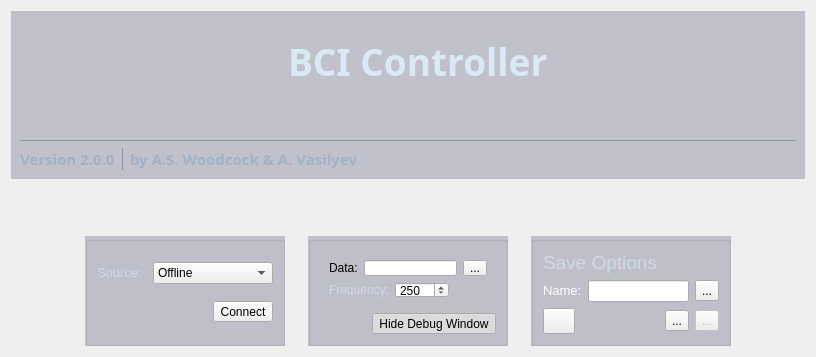
      <widget class="QWidget" name="tab_home">
       <property name="styleSheet">
        <string notr="true">QWidget#tab_home{
background-image: url(:/images/images/background-dark.png);
}</string>
       </property>
       <attribute name="title">
        <string>Home</string>
       </attribute>
       <layout class="QVBoxLayout" name="verticalLayout_3" stretch="2,12,1,1">
        <item>
         <widget class="QWidget" name="widget_top" native="true">
          <property name="styleSheet">
           <string notr="true">QWidget#widget_top{
background-color: rgba(150,150,170, 130);
}</string>
          </property>
          <layout class="QVBoxLayout" name="verticalLayout_2">
           <item>
            <layout class="QHBoxLayout" name="horizontalLayout">
             <property name="spacing">
              <number>30</number>
             </property>
             <item>
              <widget class="QToolButton" name="btn_uoa">
               <property name="text">
                <string/>
               </property>
               <property name="icon">
                <iconset resource="resources.qrc">
                 <normaloff>:/images/images/UoA_Logo.png</normaloff>:/images/images/UoA_Logo.png</iconset>
               </property>
               <property name="iconSize">
                <size>
                 <width>230</width>
                 <height>106</height>
                </size>
               </property>
               <property name="autoRaise">
                <bool>true</bool>
               </property>
               <property name="arrowType">
                <enum>Qt::NoArrow</enum>
               </property>
              </widget>
             </item>
             <item>
              <widget class="QLabel" name="label_2">
               <property name="maximumSize">
                <size>
                 <width>16777215</width>
                 <height>80</height>
                </size>
               </property>
               <property name="font">
                <font>
                 <family>Cooper Std Black</family>
                 <weight>75</weight>
                 <bold>true</bold>
                </font>
               </property>
               <property name="text">
                <string>&lt;html&gt;&lt;head/&gt;&lt;body&gt;&lt;p&gt;&lt;span style=&quot; font-size:28pt; color:#d9e9f5;&quot;&gt;BCI Controller&lt;/span&gt;&lt;/p&gt;&lt;/body&gt;&lt;/html&gt;</string>
               </property>
               <property name="alignment">
                <set>Qt::AlignLeading|Qt::AlignLeft|Qt::AlignTop</set>
               </property>
              </widget>
             </item>
             <item>
              <spacer name="horizontalSpacer">
               <property name="orientation">
                <enum>Qt::Horizontal</enum>
               </property>
               <property name="sizeHint" stdset="0">
                <size>
                 <width>40</width>
                 <height>20</height>
                </size>
               </property>
              </spacer>
             </item>
            </layout>
           </item>
           <item>
            <widget class="Line" name="line">
             <property name="styleSheet">
              <string notr="true">QFrame#line
{
color: rgb(139, 149, 157)
}</string>
             </property>
             <property name="frameShadow">
              <enum>QFrame::Plain</enum>
             </property>
             <property name="orientation">
              <enum>Qt::Horizontal</enum>
             </property>
            </widget>
           </item>
           <item>
            <layout class="QHBoxLayout" name="horizontalLayout_2">
             <item>
              <widget class="QLabel" name="label_3">
               <property name="font">
                <font>
                 <family>Segoe UI Black</family>
                 <weight>75</weight>
                 <bold>true</bold>
                </font>
               </property>
               <property name="text">
                <string>&lt;html&gt;&lt;head/&gt;&lt;body&gt;&lt;p&gt;&lt;span style=&quot; font-size:11pt; color:#a2b1c3;&quot;&gt;Version 2.0.0&lt;/span&gt;&lt;/p&gt;&lt;/body&gt;&lt;/html&gt;</string>
               </property>
              </widget>
             </item>
             <item>
              <widget class="Line" name="line_2">
               <property name="styleSheet">
                <string notr="true">QFrame#line_2
{
color: rgb(139, 149, 157)
}</string>
               </property>
               <property name="frameShadow">
                <enum>QFrame::Plain</enum>
               </property>
               <property name="orientation">
                <enum>Qt::Vertical</enum>
               </property>
              </widget>
             </item>
             <item>
              <widget class="QLabel" name="label_4">
               <property name="font">
                <font>
                 <family>Segoe UI Black</family>
                 <weight>75</weight>
                 <bold>true</bold>
                </font>
               </property>
               <property name="text">
                <string>&lt;html&gt;&lt;head/&gt;&lt;body&gt;&lt;p&gt;&lt;span style=&quot; font-size:11pt; color:#a2b1c3;&quot;&gt;by A.S. Woodcock &amp;amp; A. Vasilyev&lt;/span&gt;&lt;/p&gt;&lt;/body&gt;&lt;/html&gt;</string>
               </property>
              </widget>
             </item>
             <item>
              <spacer name="horizontalSpacer_2">
               <property name="orientation">
                <enum>Qt::Horizontal</enum>
               </property>
               <property name="sizeHint" stdset="0">
                <size>
                 <width>40</width>
                 <height>20</height>
                </size>
               </property>
              </spacer>
             </item>
            </layout>
           </item>
          </layout>
         </widget>
        </item>
        <item>
         <widget class="QLabel" name="label_7">
          <property name="styleSheet">
           <string notr="true">image: url(:/images/images/Emotiv.png);</string>
          </property>
          <property name="text">
           <string/>
          </property>
         </widget>
        </item>
        <item>
         <spacer name="verticalSpacer">
          <property name="orientation">
           <enum>Qt::Vertical</enum>
          </property>
          <property name="sizeHint" stdset="0">
           <size>
            <width>20</width>
            <height>19</height>
           </size>
          </property>
         </spacer>
        </item>
        <item>
         <layout class="QHBoxLayout" name="horizontalLayout_3" stretch="9,1,2,1,2,1,9">
          <item>
           <spacer name="horizontalSpacer_4">
            <property name="orientation">
             <enum>Qt::Horizontal</enum>
            </property>
            <property name="sizeHint" stdset="0">
             <size>
              <width>40</width>
              <height>20</height>
             </size>
            </property>
           </spacer>
          </item>
          <item>
           <widget class="QGroupBox" name="groupBox">
            <property name="minimumSize">
             <size>
              <width>200</width>
              <height>110</height>
             </size>
            </property>
            <property name="styleSheet">
             <string notr="true">QWidget#groupBox{
background-color: rgba(150,150,170, 130);
}</string>
            </property>
            <property name="title">
             <string/>
            </property>
            <layout class="QVBoxLayout" name="verticalLayout_19">
             <item>
              <layout class="QHBoxLayout" name="horizontalLayout_18">
               <item>
                <widget class="QLabel" name="label_15">
                 <property name="maximumSize">
                  <size>
                   <width>50</width>
                   <height>16777215</height>
                  </size>
                 </property>
                 <property name="text">
                  <string>&lt;html&gt;&lt;head/&gt;&lt;body&gt;&lt;p&gt;&lt;span style=&quot; font-size:10pt; color:#ccdbe7;&quot;&gt;Source:&lt;/span&gt;&lt;/p&gt;&lt;/body&gt;&lt;/html&gt;</string>
                 </property>
                </widget>
               </item>
               <item>
                <widget class="QComboBox" name="box_source">
                 <item>
                  <property name="text">
                   <string>Offline</string>
                  </property>
                 </item>
                 <item>
                  <property name="text">
                   <string>OpenBCI</string>
                  </property>
                 </item>
                 <item>
                  <property name="text">
                   <string>Emotiv</string>
                  </property>
                 </item>
                </widget>
               </item>
              </layout>
             </item>
             <item>
              <layout class="QHBoxLayout" name="horizontalLayout_19">
               <item>
                <spacer name="horizontalSpacer_13">
                 <property name="orientation">
                  <enum>Qt::Horizontal</enum>
                 </property>
                 <property name="sizeHint" stdset="0">
                  <size>
                   <width>40</width>
                   <height>20</height>
                  </size>
                 </property>
                </spacer>
               </item>
               <item>
                <widget class="QToolButton" name="btn_connect">
                 <property name="text">
                  <string>Connect</string>
                 </property>
                 <property name="icon">
                  <iconset resource="resources.qrc">
                   <normaloff>:/icons/icons/arrow_green.jpg</normaloff>:/icons/icons/arrow_green.jpg</iconset>
                 </property>
                 <property name="iconSize">
                  <size>
                   <width>32</width>
                   <height>32</height>
                  </size>
                 </property>
                 <property name="checkable">
                  <bool>true</bool>
                 </property>
                 <property name="checked">
                  <bool>false</bool>
                 </property>
                 <property name="toolButtonStyle">
                  <enum>Qt::ToolButtonTextBesideIcon</enum>
                 </property>
                </widget>
               </item>
              </layout>
             </item>
            </layout>
           </widget>
          </item>
          <item>
           <spacer name="horizontalSpacer_5">
            <property name="orientation">
             <enum>Qt::Horizontal</enum>
            </property>
            <property name="sizeHint" stdset="0">
             <size>
              <width>40</width>
              <height>20</height>
             </size>
            </property>
           </spacer>
          </item>
          <item>
           <widget class="QGroupBox" name="groupBox_2">
            <property name="minimumSize">
             <size>
              <width>200</width>
              <height>110</height>
             </size>
            </property>
            <property name="styleSheet">
             <string notr="true">QWidget#groupBox_2{
background-color: rgba(150,150,170, 130);
}</string>
            </property>
            <property name="title">
             <string/>
            </property>
            <layout class="QVBoxLayout" name="verticalLayout_20">
             <item>
              <widget class="QWidget" name="widget_offline" native="true">
               <layout class="QVBoxLayout" name="verticalLayout_21">
                <item>
                 <layout class="QHBoxLayout" name="horizontalLayout_21">
                  <item>
                   <widget class="QLabel" name="label_17">
                    <property name="text">
                     <string>&lt;html&gt;&lt;head/&gt;&lt;body&gt;&lt;p&gt;&lt;span style=&quot; font-size:9pt; color:#ccdbe7;&quot;&gt;Data:&lt;/span&gt;&lt;/p&gt;&lt;/body&gt;&lt;/html&gt;</string>
                    </property>
                   </widget>
                  </item>
                  <item>
                   <widget class="QLineEdit" name="line_data_in"/>
                  </item>
                  <item>
                   <widget class="QToolButton" name="btn_data_in">
                    <property name="text">
                     <string>...</string>
                    </property>
                   </widget>
                  </item>
                 </layout>
                </item>
                <item>
                 <layout class="QHBoxLayout" name="horizontalLayout_17">
                  <item>
                   <widget class="QLabel" name="label_18">
                    <property name="text">
                     <string>&lt;html&gt;&lt;head/&gt;&lt;body&gt;&lt;p&gt;&lt;span style=&quot; color:#ccdbe7;&quot;&gt;Frequency:&lt;/span&gt;&lt;/p&gt;&lt;/body&gt;&lt;/html&gt;</string>
                    </property>
                   </widget>
                  </item>
                  <item>
                   <widget class="QSpinBox" name="box_freq">
                    <property name="minimum">
                     <number>1</number>
                    </property>
                    <property name="maximum">
                     <number>2048</number>
                    </property>
                    <property name="value">
                     <number>250</number>
                    </property>
                   </widget>
                  </item>
                  <item>
                   <spacer name="horizontalSpacer_14">
                    <property name="orientation">
                     <enum>Qt::Horizontal</enum>
                    </property>
                    <property name="sizeHint" stdset="0">
                     <size>
                      <width>40</width>
                      <height>20</height>
                     </size>
                    </property>
                   </spacer>
                  </item>
                 </layout>
                </item>
               </layout>
              </widget>
             </item>
             <item>
              <layout class="QHBoxLayout" name="horizontalLayout_24">
               <item>
                <spacer name="horizontalSpacer_17">
                 <property name="orientation">
                  <enum>Qt::Horizontal</enum>
                 </property>
                 <property name="sizeHint" stdset="0">
                  <size>
                   <width>40</width>
                   <height>20</height>
                  </size>
                 </property>
                </spacer>
               </item>
               <item>
                <widget class="QToolButton" name="btn_debug_window">
                 <property name="text">
                  <string>Hide Debug Window</string>
                 </property>
                 <property name="icon">
                  <iconset resource="resources.qrc">
                   <normaloff>:/icons/icons/debug.png</normaloff>:/icons/icons/debug.png</iconset>
                 </property>
                 <property name="checkable">
                  <bool>true</bool>
                 </property>
                 <property name="checked">
                  <bool>true</bool>
                 </property>
                 <property name="toolButtonStyle">
                  <enum>Qt::ToolButtonTextBesideIcon</enum>
                 </property>
                 <property name="autoRaise">
                  <bool>false</bool>
                 </property>
                </widget>
               </item>
              </layout>
             </item>
            </layout>
           </widget>
          </item>
          <item>
           <spacer name="horizontalSpacer_6">
            <property name="orientation">
             <enum>Qt::Horizontal</enum>
            </property>
            <property name="sizeHint" stdset="0">
             <size>
              <width>40</width>
              <height>20</height>
             </size>
            </property>
           </spacer>
          </item>
          <item>
           <widget class="QGroupBox" name="groupBox_3">
            <property name="minimumSize">
             <size>
              <width>200</width>
              <height>110</height>
             </size>
            </property>
            <property name="styleSheet">
             <string notr="true">QWidget#groupBox_3{
background-color: rgba(150,150,170, 130);
}</string>
            </property>
            <property name="title">
             <string/>
            </property>
            <layout class="QVBoxLayout" name="verticalLayout">
             <item>
              <widget class="QLabel" name="label_5">
               <property name="text">
                <string>&lt;html&gt;&lt;head/&gt;&lt;body&gt;&lt;p&gt;&lt;span style=&quot; font-size:14pt; color:#ccdbe7;&quot;&gt;Save Options&lt;/span&gt;&lt;/p&gt;&lt;/body&gt;&lt;/html&gt;</string>
               </property>
              </widget>
             </item>
             <item>
              <layout class="QHBoxLayout" name="horizontalLayout_5">
               <item>
                <widget class="QLabel" name="label_6">
                 <property name="text">
                  <string>&lt;html&gt;&lt;head/&gt;&lt;body&gt;&lt;p&gt;&lt;span style=&quot; font-size:10pt; color:#ffffff;&quot;&gt;Name:&lt;/span&gt;&lt;/p&gt;&lt;/body&gt;&lt;/html&gt;</string>
                 </property>
                </widget>
               </item>
               <item>
                <widget class="QLineEdit" name="line_out_file"/>
               </item>
               <item>
                <widget class="QToolButton" name="btn_out_file">
                 <property name="text">
                  <string>...</string>
                 </property>
                </widget>
               </item>
              </layout>
             </item>
             <item>
              <layout class="QHBoxLayout" name="horizontalLayout_4">
               <item>
                <widget class="QToolButton" name="btn_save_options">
                 <property name="minimumSize">
                  <size>
                   <width>0</width>
                   <height>0</height>
                  </size>
                 </property>
                 <property name="text">
                  <string/>
                 </property>
                 <property name="icon">
                  <iconset resource="resources.qrc">
                   <normaloff>:/icons/icons/Settings.png</normaloff>:/icons/icons/Settings.png</iconset>
                 </property>
                 <property name="iconSize">
                  <size>
                   <width>24</width>
                   <height>24</height>
                  </size>
                 </property>
                </widget>
               </item>
               <item>
                <spacer name="horizontalSpacer_3">
                 <property name="orientation">
                  <enum>Qt::Horizontal</enum>
                 </property>
                 <property name="sizeHint" stdset="0">
                  <size>
                   <width>40</width>
                   <height>20</height>
                  </size>
                 </property>
                </spacer>
               </item>
               <item>
                <widget class="QToolButton" name="btn_save_start">
                 <property name="minimumSize">
                  <size>
                   <width>0</width>
                   <height>0</height>
                  </size>
                 </property>
                 <property name="text">
                  <string>...</string>
                 </property>
                 <property name="icon">
                  <iconset resource="resources.qrc">
                   <normaloff>:/icons/icons/Save.JPG</normaloff>:/icons/icons/Save.JPG</iconset>
                 </property>
                 <property name="iconSize">
                  <size>
                   <width>24</width>
                   <height>24</height>
                  </size>
                 </property>
                </widget>
               </item>
               <item>
                <widget class="QToolButton" name="btn_save_stop">
                 <property name="enabled">
                  <bool>false</bool>
                 </property>
                 <property name="minimumSize">
                  <size>
                   <width>0</width>
                   <height>0</height>
                  </size>
                 </property>
                 <property name="text">
                  <string>...</string>
                 </property>
                 <property name="icon">
                  <iconset resource="resources.qrc">
                   <normaloff>:/icons/icons/Stop_32.jpg</normaloff>:/icons/icons/Stop_32.jpg</iconset>
                 </property>
                 <property name="iconSize">
                  <size>
                   <width>24</width>
                   <height>24</height>
                  </size>
                 </property>
                </widget>
               </item>
              </layout>
             </item>
             <item>
              <spacer name="verticalSpacer_2">
               <property name="orientation">
                <enum>Qt::Vertical</enum>
               </property>
               <property name="sizeHint" stdset="0">
                <size>
                 <width>20</width>
                 <height>2</height>
                </size>
               </property>
              </spacer>
             </item>
            </layout>
           </widget>
          </item>
          <item>
           <spacer name="horizontalSpacer_7">
            <property name="orientation">
             <enum>Qt::Horizontal</enum>
            </property>
            <property name="sizeHint" stdset="0">
             <size>
              <width>40</width>
              <height>20</height>
             </size>
            </property>
           </spacer>
          </item>
         </layout>
        </item>
       </layout>
      </widget>
